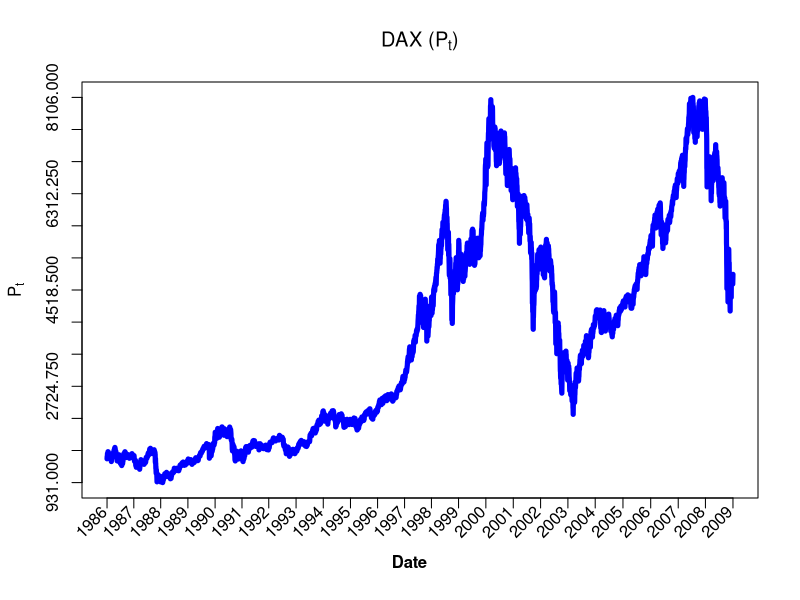

Here is the R script that generated this plot:
##### COP112 yafei.xu@hu-berlin.de

# read data dax140624.csv from https://raw.githubusercontent.com/YafeiXu/CAMquantlet/master/DAX19902014.csv
# replace the path of the working directory if necessary
setwd("C:/R")
d = read.csv("dax140624.csv")
DateInput = as.Date(d[, 1])
numOfDate = as.numeric(as.Date(c(DateInput)))
newDF = data.frame(d,numOfDate)
sortNewDF = newDF[order(newDF[, 3]),]
newDF2 = data.frame(sortNewDF,seq(1,length(newDF[, 3]),length.out=length(newDF[, 3])))
dateNum1 = as.numeric(as.Date(c("1986-01-02", "1987-01-02", "1988-01-04", "1989-01-02", "1990-01-02", "1991-01-02", "1992-01-02", "1993-01-04",
                                "1994-01-03", "1995-01-02", "1996-01-02", "1997-01-02", "1998-01-02", "1999-01-04", "2000-01-03", "2001-01-02",
								"2002-01-02", "2003-01-02", "2004-01-02", "2005-01-03", "2006-01-02", "2007-01-02", "2008-01-02", "2008-12-30")))
At = c(newDF2[which(newDF2[, 3] == as.numeric(as.Date(c("1986-01-02")))), 4],
newDF2[which(newDF2[, 3] == as.numeric(as.Date(c("1987-01-02")))), 4],
newDF2[which(newDF2[, 3] == as.numeric(as.Date(c("1988-01-04")))), 4],
newDF2[which(newDF2[, 3] == as.numeric(as.Date(c("1989-01-02")))), 4],
newDF2[which(newDF2[, 3] == as.numeric(as.Date(c("1990-01-02")))), 4],
newDF2[which(newDF2[, 3] == as.numeric(as.Date(c("1991-01-02")))), 4],
newDF2[which(newDF2[, 3] == as.numeric(as.Date(c("1992-01-02")))), 4],
newDF2[which(newDF2[, 3] == as.numeric(as.Date(c("1993-01-04")))), 4],
newDF2[which(newDF2[, 3] == as.numeric(as.Date(c("1994-01-03")))), 4],
newDF2[which(newDF2[, 3] == as.numeric(as.Date(c("1995-01-02")))), 4],
newDF2[which(newDF2[, 3] == as.numeric(as.Date(c("1996-01-02")))), 4],
newDF2[which(newDF2[, 3] == as.numeric(as.Date(c("1997-01-02")))), 4],
newDF2[which(newDF2[, 3] == as.numeric(as.Date(c("1998-01-02")))), 4],
newDF2[which(newDF2[, 3] == as.numeric(as.Date(c("1999-01-04")))), 4],
newDF2[which(newDF2[, 3] == as.numeric(as.Date(c("2000-01-03")))), 4],
newDF2[which(newDF2[, 3] == as.numeric(as.Date(c("2001-01-02")))), 4],
newDF2[which(newDF2[, 3] == as.numeric(as.Date(c("2002-01-02")))), 4],
newDF2[which(newDF2[, 3] == as.numeric(as.Date(c("2003-01-02")))), 4],
newDF2[which(newDF2[, 3] == as.numeric(as.Date(c("2004-01-02")))), 4],
newDF2[which(newDF2[, 3] == as.numeric(as.Date(c("2005-01-03")))), 4],
newDF2[which(newDF2[, 3] == as.numeric(as.Date(c("2006-01-02")))), 4],
newDF2[which(newDF2[, 3] == as.numeric(as.Date(c("2007-01-02")))), 4],
newDF2[which(newDF2[, 3] == as.numeric(as.Date(c("2008-01-02")))), 4],
newDF2[which(newDF2[, 3] == as.numeric(as.Date(c("2008-12-30")))), 4])
dateC=c("1986", "1987", "1988", "1989", "1990", "1991", "1992", "1993", "1994", "1995", "1996",
        "1997", "1998", "1999", "2000", "2001", "2002", "2003", "2004", "2005", "2006", "2007", "2008", "2009")
plot(1:length(newDF[, 2]), seq(min(newDF[, 2]), max(newDF[, 2]), length.out=length(newDF[, 2])), xlab = "", ylab = "", main = expression("DAX ("*P[t]*")"), col = "White", axes = FALSE, xaxt = "n", yaxt = "n")
box() 
axis(1, at = At, labels = F)
axis(2, at = seq(min(newDF[, 2]), max(newDF[, 2]), length.out = 13)) 
mtext(expression(P[t]), side = 2, line = 2.7, at = seq(min(newDF[, 2]), max(newDF[, 2]), length.out = 13)[7], font = 2, cex = 1)  
mtext("Date", side = 1, line = 2.7, at = 2800, font = 2, cex = 1) 
text(cex = 1, x = At-150, y = 200, dateC, xpd = TRUE, srt = 45) 

# time series plot
lines(1:length(newDF[, 2]), sortNewDF[, 2], pch = 1, lty = 1, col = "blue", lwd = 5) 
